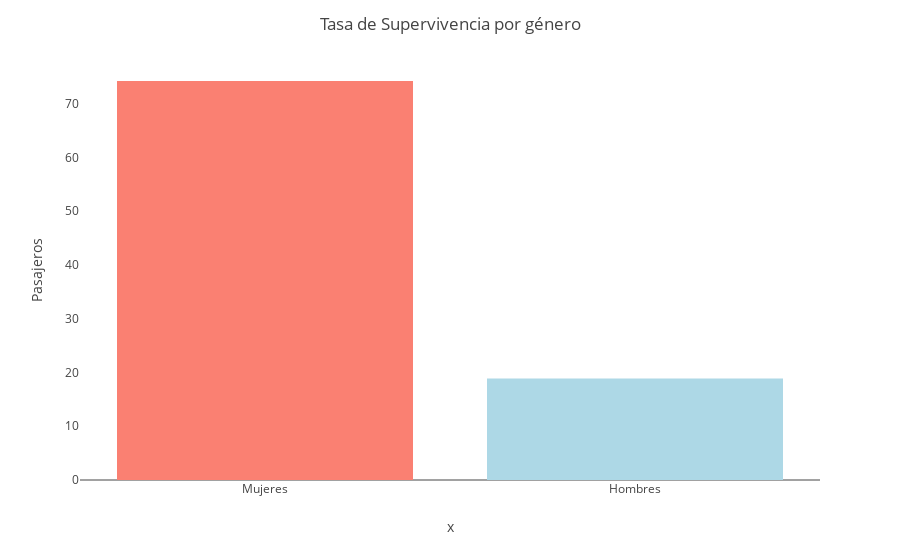

The cell this chart's notebook holds for it:
### Markdown cell above
#### Tenían mas probabilidades de sobrevivir mujeres u hombres?

### Code cell
# Tasas de supervivencia por género
superv_genero = df.groupby('Sex')['Survived'].mean()*100

etiquetas = ['Mujeres', 'Hombres']
colors = {'Mujeres': 'salmon', 'Hombres': 'lightblue'}

fig = px.bar(
    x=etiquetas,
    y=superv_genero,
    color=etiquetas,
    color_discrete_map=colors)

fig.update_layout(
    title='Tasa de Supervivencia por género',
    yaxis_title='Pasajeros',
    showlegend=False,
    xaxis_showgrid=False,
    yaxis_showgrid=False)

fig.show()

### Figure 1 — Plotly figure (JSON) as saved in the notebook; plotly's stock layout.template omitted (floating-point values rounded to 4 significant figures)
{"data": [{"alignmentgroup": "True", "hovertemplate": "color=Mujeres<br>x=%{x}<br>y=%{y}<extra></extra>", "legendgroup": "Mujeres", "marker": {"color": "salmon", "pattern": {"shape": ""}}, "name": "Mujeres", "offsetgroup": "Mujeres", "orientation": "v", "showlegend": true, "textposition": "auto", "type": "bar", "x": ["Mujeres"], "xaxis": "x", "y": [74.2], "yaxis": "y"}, {"alignmentgroup": "True", "hovertemplate": "color=Hombres<br>x=%{x}<br>y=%{y}<extra></extra>", "legendgroup": "Hombres", "marker": {"color": "lightblue", "pattern": {"shape": ""}}, "name": "Hombres", "offsetgroup": "Hombres", "orientation": "v", "showlegend": true, "textposition": "auto", "type": "bar", "x": ["Hombres"], "xaxis": "x", "y": [18.89], "yaxis": "y"}], "layout": {"barmode": "relative", "legend": {"title": {"text": "color"}, "tracegroupgap": 0}, "margin": {"t": 60}, "showlegend": false, "title": {"text": "Tasa de Supervivencia por género"}, "xaxis": {"anchor": "y", "domain": [0, 1], "showgrid": false, "title": {"text": "x"}}, "yaxis": {"anchor": "x", "domain": [0, 1], "showgrid": false, "title": {"text": "Pasajeros"}}}}
